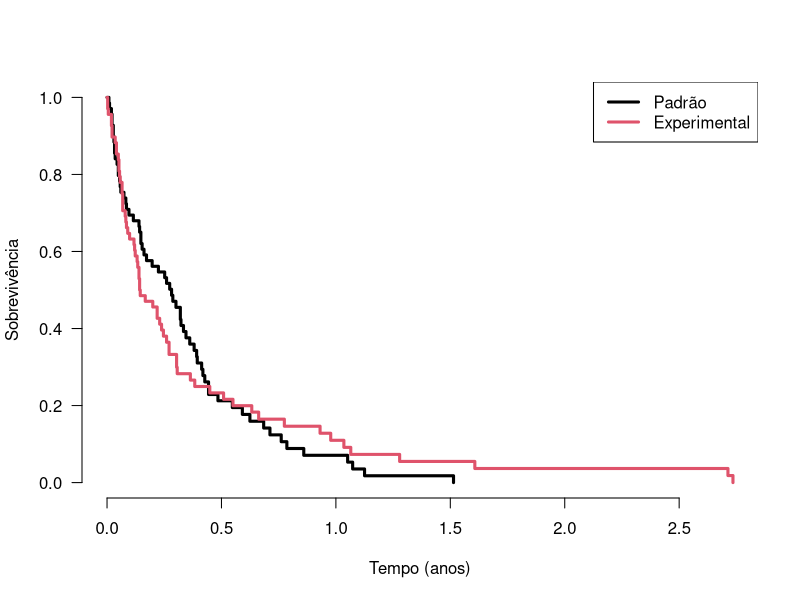
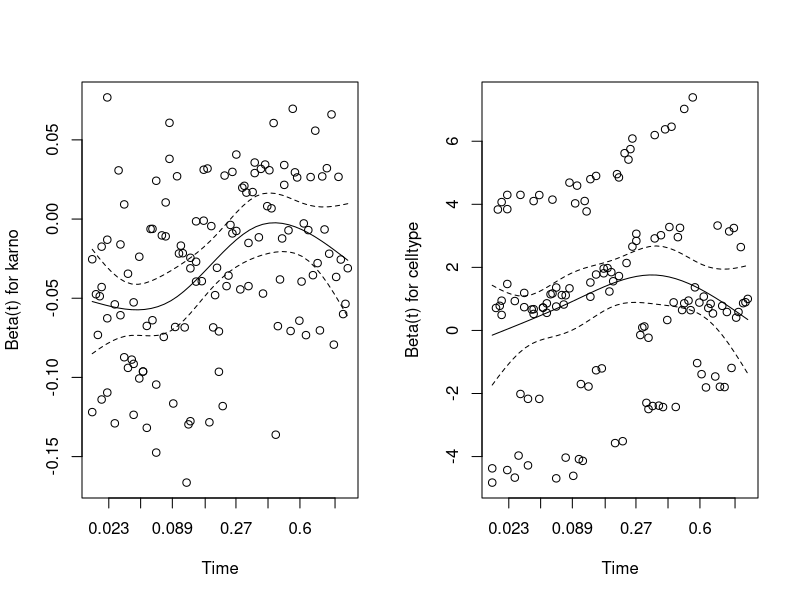
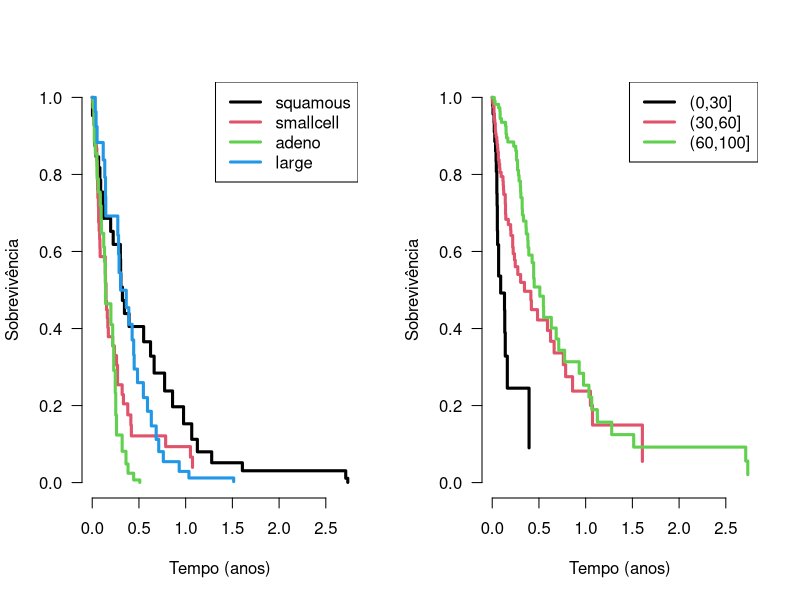

Reproduce these figures in R, in order.
## ---- chunk 1
#| echo: fenced
library(survival)
dados <- veteran
summary(dados)
str(dados)
## ---- chunk 2
#| echo: fenced
nrow(dados)
sum(complete.cases(dados))
## ---- chunk 3
#| echo: fenced
ajusteKM <- survfit(Surv(time/365.25, status) ~ trt, data=dados)
plot(ajusteKM, mark.time=FALSE, col=c(1:2), lwd=3, las=1, bty='n', xlab='Tempo (anos)', ylab='Sobrevivência')
legend("topright", c('Padrão', 'Experimental'), lwd=3, col=c(1:2))
## ---- chunk 4
#| echo: fenced
ajusteCox <- coxph(Surv(time/365.25, status) ~ trt + karno + diagtime + age + prior + celltype, data=dados)
summary(ajusteCox)
## ---- chunk 5
#| echo: fenced
library(MASS)
ajuste_AIC <- stepAIC(ajusteCox, trace=FALSE)
summary(ajuste_AIC)
## ---- chunk 6
#| echo: fenced
cox.zph(ajuste_AIC)
resid.sch <- cox.zph(ajuste_AIC)
par(mfrow=c(1,2))
plot(resid.sch)
## ---- chunk 7
#| echo: fenced
ajusteCoxE <- coxph(Surv(time/365.25, status) ~ karno + strata(celltype), data=dados)
summary(ajusteCoxE)
## ---- chunk 8
ajuste_aux <- survfit(ajusteCoxE)
plot(ajuste_aux, mark.time=FALSE, col=c(1:4), lwd=3, las=1, bty='n', xlab='Tempo (anos)', ylab='Sobrevivência')
legend("topright", levels(dados$celltype), lwd=3, col=c(1:4))
## ---- chunk 9
#| echo: fenced
# Karno 100 bom
# Karno >60 o paciente está apto a viver sozinho
# karno 30-60 requer assintência médica
# karno < 30 paciente hospitalizado
dados$fkarno <- cut(dados$karno, c(0, 30, 60, 100))
ajusteCoxE1 <- coxph(Surv(time/365.25, status) ~ strata(fkarno) + celltype, data=dados)
summary(ajusteCoxE1)
## ---- chunk 10
#| echo: fenced
ajuste_aux1 <- survfit(ajusteCoxE1)
plot(ajuste_aux1, mark.time=FALSE, col=c(1:3), lwd=3, las=1, bty='n', xlab='Tempo (anos)', ylab='Sobrevivência')
legend("topright", levels(dados$fkarno), lwd=3, col=c(1:3))
